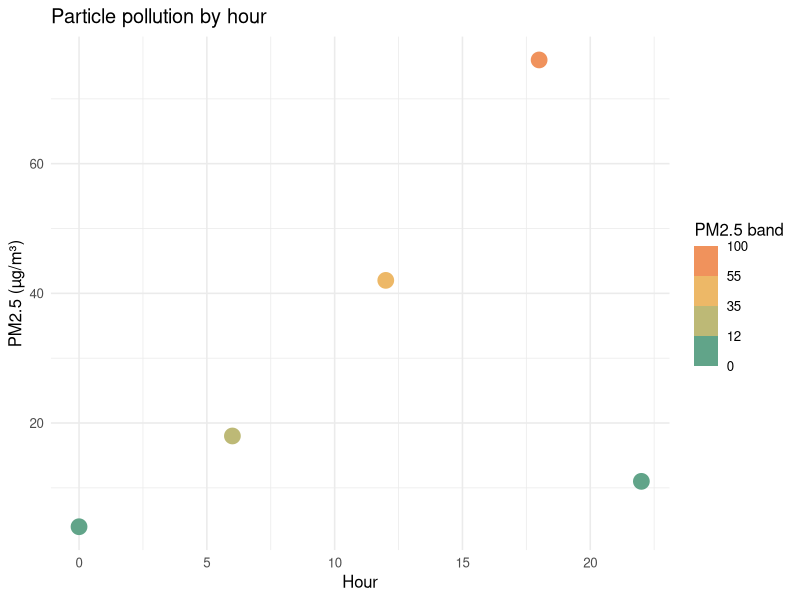

Generate this figure with R:
library(ggplot2)

readings <- data.frame(
  hour = c(0, 6, 12, 18, 22),
  pm25 = c(4, 18, 42, 76, 11)
)

png("artifacts/scale-equivalence/pr5-color-fill/ggplot2-reference.png",
    width = 1200, height = 750, res = 150)
print(
  ggplot(readings, aes(hour, pm25, colour = pm25)) +
    geom_point(size = 5) +
    scale_colour_stepsn(
      colours = c("#2a9d8f", "#e9c46a", "#f4a261", "#e76f51"),
      breaks = c(0, 12, 35, 55, 100),
      limits = c(0, 100),
      name = "PM2.5 band"
    ) +
    labs(
      title = "Particle pollution by hour",
      x = "Hour",
      y = "PM2.5 (µg/m³)"
    ) +
    theme_minimal(base_size = 12)
)
dev.off()
